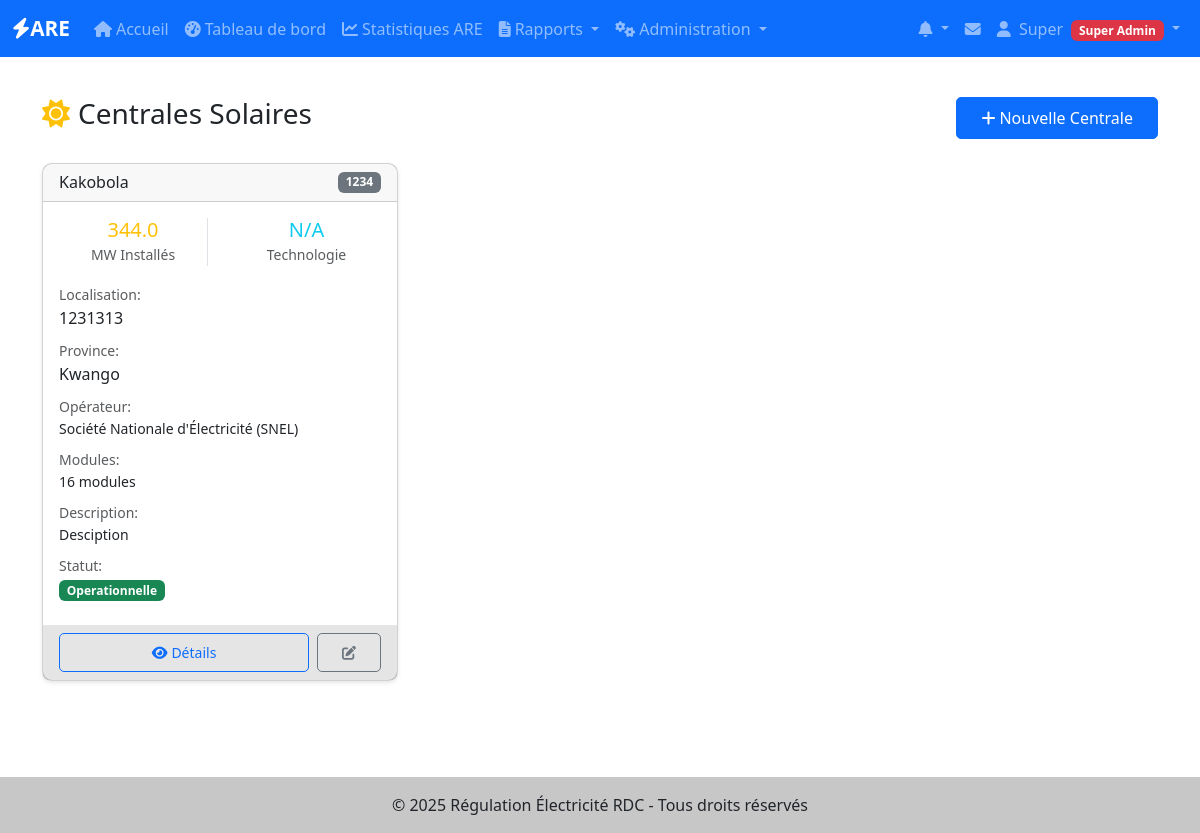
Before: /production-solaire/centrales (signed in) with the older database file.
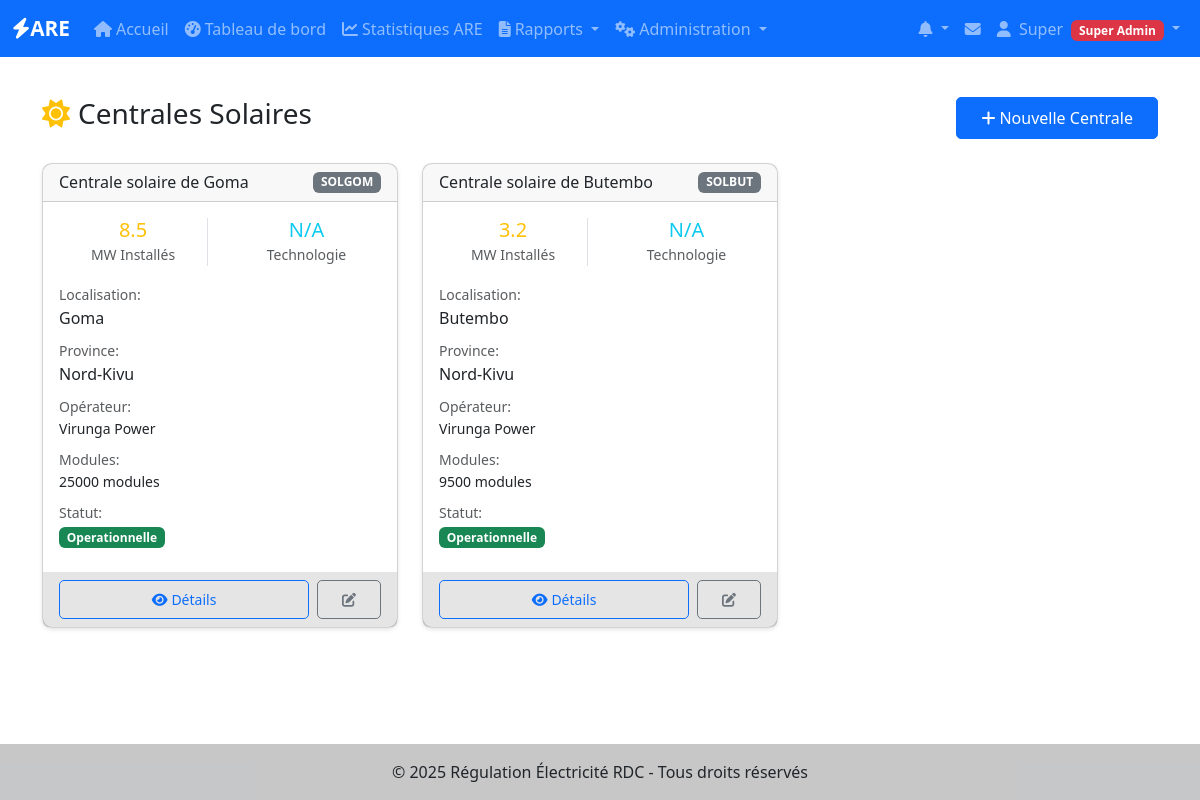
After: the same page with the newer database file.
### app/models/production_solaire.py (models this page shows, shortened)
class CentraleSolaire(BaseModel):
    __tablename__ = 'centrales_solaire'
    operateur_id = Column(Integer, ForeignKey('operateurs.id'), nullable=False)
    nom = Column(String(200), nullable=False, index=True)
    code = Column(String(50), unique=True, nullable=False)
    localisation = Column(String(200))
    province = Column(String(100))
    puissance_installee = Column(Float)  # MWc (Mégawatt-crête)
    puissance_disponible = Column(Float)  # MW
    type_centrale = Column(String(50))  # fixe, tracker, flottante, agrovoltaïque
    technologie_modules = Column(String(50))  # silicium cristallin, couches minces, etc.
    latitude = Column(Float)
    longitude = Column(Float)
    altitude = Column(Float)  # mètres
    orientation_azimut = Column(Float)  # degrés (0=Nord, 180=Sud)
    inclinaison_modules = Column(Float)  # degrés
    nombre_modules = Column(Integer)
    puissance_unitaire_module = Column(Float)  # Wc
    marque_modules = Column(String(100))
    modele_modules = Column(String(100))
    technologie_cellules = Column(String(50))  # monocristallin, polycristallin
    nombre_onduleurs = Column(Integer)
    puissance_unitaire_onduleur = Column(Float)  # kW
    marque_onduleurs = Column(String(100))
    type_onduleur = Column(String(50))  # string, central, micro
    rendement_onduleur = Column(Float)  # %
    stockage_batterie = Column(Boolean, default=False)
    capacite_stockage = Column(Float)  # kWh
    type_batterie = Column(String(50))  # lithium-ion, plomb-acide, etc.
    nombre_batteries = Column(Integer)
    marque_batteries = Column(String(100))
    systeme_suivi = Column(Boolean, default=False)
    type_suivi = Column(String(50))  # monoaxial, biaxial
    precision_suivi = Column(Float)  # degrés
    niveau_tension = Column(Float)  # kV
    tension_evacuation = Column(String(50))  # kV
    nombre_transformateurs = Column(Integer)
    puissance_transformateurs = Column(Float)  # MVA
    irradiation_annuelle_estimee = Column(Float)  # kWh/m²/an
    temperature_fonctionnement_nominale = Column(Float)  # °C
    coefficient_temperature = Column(Float)  # %/°C
    facteur_degradation_annuelle = Column(Float)  # %/an
    systeme_monitoring = Column(Boolean, default=False)
    fournisseur_monitoring = Column(String(100))
    precision_mesure = Column(Float)  # %
    statut = Column(String(50), default='operationnelle')  # operationnelle, maintenance, arret
    mode_fonctionnement = Column(String(50))  # grid-tied, off-grid, hybride
    superficie_totale = Column(Float)  # hectares
    description = Column(Text)
    date_mise_service = Column(DateTime)
    date_derniere_revision = Column(DateTime)
    prochaine_maintenance = Column(DateTime)
    constructeur = Column(String(100))
    installateur = Column(String(100))
    annee_construction = Column(Integer)
    duree_vie_estimee = Column(Integer)  # années
    garantie_modules = Column(Integer)  # années
    garantie_onduleurs = Column(Integer)  # années
    observations = Column(Text)
    operateur = relationship("Operateur", back_populates="centrales_solaire")
    rapports = relationship("RapportSolaire", back_populates="centrale", cascade="all, delete-orphan")

### app/models/operateurs.py (models this page shows, shortened)
class Operateur(BaseModel):
    __tablename__ = 'operateurs'
    nom = db.Column(db.String(200), nullable=False, index=True)
    sigle = db.Column(db.String(50))
    type_operateur = db.Column(db.String(50))  # Production, Transport, Distribution
    adresse = db.Column(db.Text)
    ville = db.Column(db.String(100))
    province = db.Column(db.String(100))
    telephone = db.Column(db.String(20))
    email = db.Column(db.String(120))
    site_web = db.Column(db.String(200))
    numero_licence = db.Column(db.String(100), unique=True)
    date_licence = db.Column(db.Date)
    statut_licence = db.Column(db.String(20), default='active')  # active, suspendue, expirée
    capacite_installee = db.Column(db.Float)  # en MW
    zone_couverture = db.Column(db.Text)
    nombre_clients = db.Column(db.Integer)
    observations = db.Column(db.Text)
    centrales_hydro = db.relationship("CentraleHydro", back_populates="operateur", lazy=True)
    centrales_thermique = db.relationship("CentraleThermique", back_populates="operateur", lazy=True)
    centrales_solaire = db.relationship("CentraleSolaire", back_populates="operateur", lazy=True)
    lignes_transport = db.relationship("LigneTransport", back_populates="operateur", lazy=True)
    postes_transport = db.relationship("PosteTransport", back_populates="operateur", lazy=True)
    reseaux_distribution = db.relationship("ReseauDistribution", back_populates="operateur", lazy=True)

### app/production_solaire/routes.py (the view)
@production_solaire.route('/centrales')
@login_required
def liste_centrales():
    centrales = get_accessible_centrales_solaire()
    return render_template('production_solaire/liste_centrales.html',
                         centrales=centrales,
                         title='Centrales Solaires')

### app/models/utilisateurs.py (called while the page is built)
    def is_super_admin(self):
        return self.role == 'super_admin'

    def is_admin(self):
        return self.role in ['super_admin', 'admin_operateur']

    def has_permission(self, permission):
        permissions = {
            'super_admin': ['create_operateur', 'edit_operateur', 'delete_operateur',
                           'create_user', 'edit_user', 'delete_user', 'view_all_reports'],
            'admin_operateur': ['edit_own_operateur', 'create_user_operateur',
                               'edit_user_operateur', 'view_own_reports', 'create_reports'],
            'utilisateur_operateur': ['view_own_reports', 'create_reports', 'edit_own_reports']
        }
        return permission in permissions.get(self.role, [])

### app/production_solaire/routes.py (called while the page is built)
def get_accessible_centrales_solaire():
    if current_user.is_admin():
        return CentraleSolaire.query.filter_by(actif=True).all()
    elif current_user.operateur:
        return CentraleSolaire.query.filter_by(
            operateur_id=current_user.operateur.id,
            actif=True
        ).all()
    return []

### app/templates/production_solaire/liste_centrales.html (shortened to what this page needs)
{% extends "base.html" %}
{% block content %}
<div class="d-flex justify-content-between align-items-center mb-4">
    <h1 class="h3">
        <i class="fas fa-sun me-2 text-warning"></i>Centrales Solaires
    </h1>
    {% if current_user.is_super_admin() %}
    <a href="{{ url_for('production_solaire.nouvelle_centrale') }}" class="btn btn-primary">
        <i class="fas fa-plus me-1"></i>Nouvelle Centrale
    </a>
    {% endif %}
</div>
{% if centrales %}
<div class="row">
    {% for centrale in centrales %}
    <div class="col-md-6 col-lg-4 mb-4">
        <div class="card h-100">
            <div class="card-header d-flex justify-content-between align-items-center">
                <h6 class="mb-0">{{ centrale.nom }}</h6>
                <span class="badge bg-secondary">{{ centrale.code }}</span>
            </div>
            <div class="card-body">
                <div class="row text-center mb-3">
                    <div class="col-6">
                        <div class="border-end">
                            <h5 class="text-warning mb-0">{{ centrale.puissance_installee or 'N/A' }}</h5>
                            <small class="text-muted">MW Installés</small>
                        </div>
                    </div>
                    <div class="col-6">
                        <h5 class="text-info mb-0">{{ centrale.type_technologie or 'N/A' }}</h5>
                        <small class="text-muted">Technologie</small>
                    </div>
                </div>
                <div class="mb-2">
                    <small class="text-muted">Localisation:</small>
                    <div>{{ centrale.localisation or 'Non spécifiée' }}</div>
                </div>
                <div class="mb-2">
                    <small class="text-muted">Province:</small>
                    <div>{{ centrale.province or 'Non spécifiée' }}</div>
                </div>
                {% if centrale.operateur %}
                <div class="mb-2">
                    <small class="text-muted">Opérateur:</small>
                    <div class="small">{{ centrale.operateur.nom }}</div>
                </div>
                {% endif %}
                {% if centrale.nombre_modules %}
                <div class="mb-2">
                    <small class="text-muted">Modules:</small>
                    <div class="small">{{ centrale.nombre_modules }} modules</div>
                </div>
                {% endif %}
                {% if centrale.description %}
                <div class="mb-2">
                    <small class="text-muted">Description:</small>
                    <div class="small">{{ centrale.description[:100] }}{% if centrale.description|length > 100 %}...{% endif %}</div>
                </div>
                {% endif %}
                <div class="mb-2">
                    <small class="text-muted">Statut:</small>
                    <div>
                        <span class="badge {% if centrale.statut == 'operationnelle' %}bg-success{% elif centrale.statut == 'maintenance' %}bg-warning{% else %}bg-danger{% endif %}">
                            {{ centrale.statut|title }}
                        </span>
                    </div>
                </div>
            </div>
            <div class="card-footer">
                <div class="d-flex gap-2">
                    <a href="{{ url_for('production_solaire.detail_centrale', id=centrale.id) }}"
                       class="btn btn-sm btn-outline-primary flex-fill">
                        <i class="fas fa-eye me-1"></i>Détails
                    </a>
                    {% if current_user.is_super_admin() %}
                    <a href="#"
                       class="btn btn-sm btn-outline-secondary">
                        <i class="fas fa-edit"></i>
                    </a>
                    {% endif %}
                </div>
            </div>
        </div>
    </div>
    {% endfor %}
</div>
{% endif %}
{% endblock %}

Changed rows visible on the page:
removed CentraleSolaire: nom "Kakobola", code "1234", puissance_installee "344.0", type_technologie "N/A", localisation "1231313", province "Kwango", operateur.nom "Société Nationale d'Électricité (SNEL)", nombre_modules "16", description "Desciption", statut "Operationnelle"
added CentraleSolaire: nom "Centrale solaire de Goma", code "SOLGOM", puissance_installee "8.5", type_technologie "N/A", localisation "Goma", province "Nord-Kivu", operateur.nom "Virunga Power", nombre_modules "25000", statut "Operationnelle"
added CentraleSolaire: nom "Centrale solaire de Butembo", code "SOLBUT", puissance_installee "3.2", type_technologie "N/A", localisation "Butembo", province "Nord-Kivu", operateur.nom "Virunga Power", nombre_modules "9500", statut "Operationnelle"
